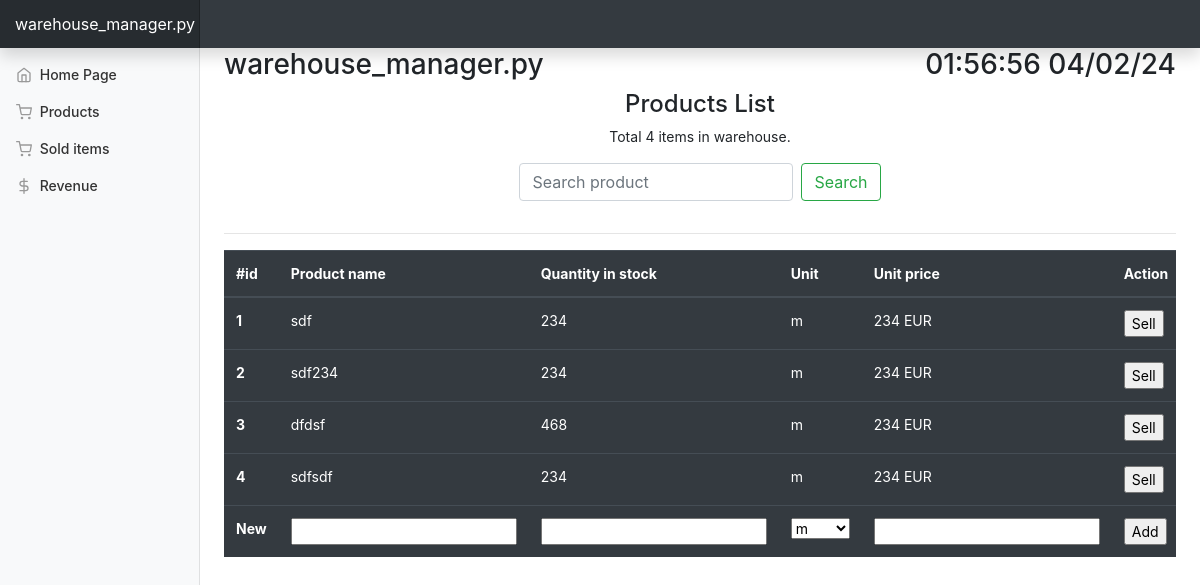
The page /products on the database as committed earlier.
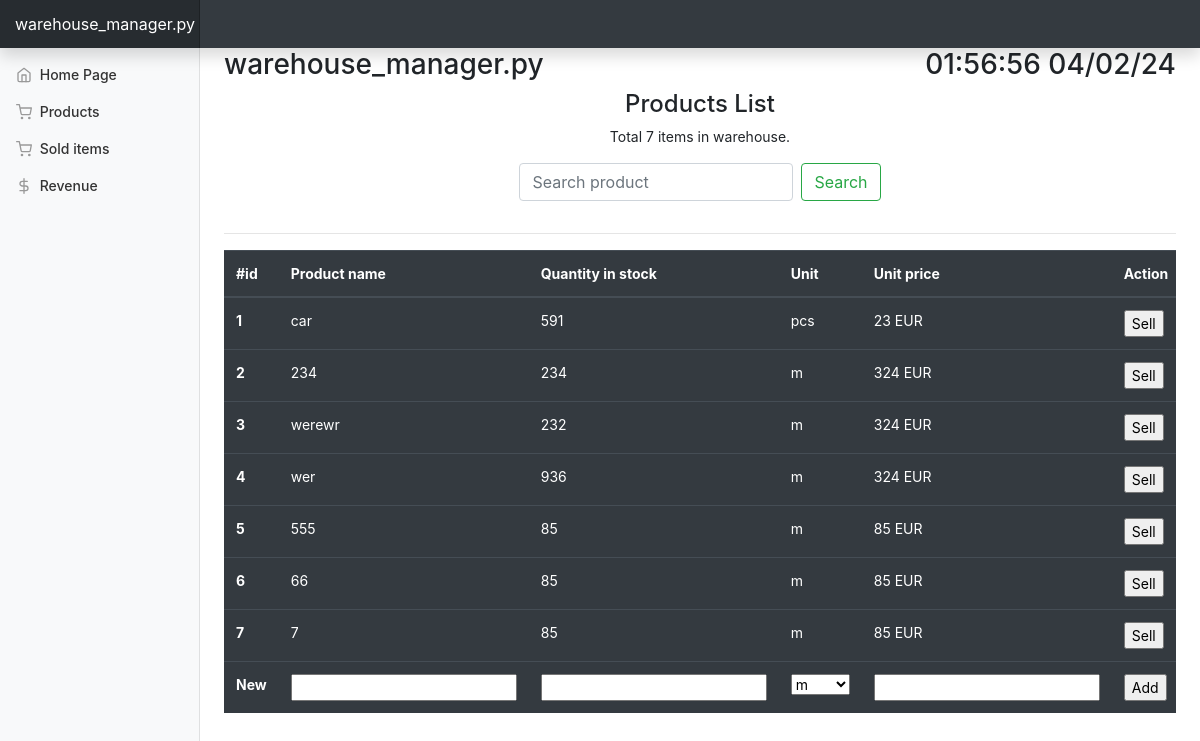
The same page on the database as committed later.
### app/models.py (models this page shows, shortened)
class Item(db.Model):
    id = db.Column(db.Integer, primary_key=True)
    name = db.Column(db.String(100), index=True, unique=True)
    quantity_in_stock = db.Column(db.Integer, index=True)
    quantity_sold = db.Column(db.Integer, index=True)
    unit = db.Column(db.String(100), index=True)
    unit_price = db.Column(db.Integer, index=True)

### app/routes.py (the view, shortened to what this page needs)
@app.route('/products', methods=["GET", "POST"])
def products_list():
    global prev_path
    prev_path = request.path
    addItemForm = ProductAddForm()
    search_query = request.args.get('search')
    if search_query:
        items = Item.query.filter(Item.name.ilike(f"%{search_query}%"),
                                  Item.quantity_in_stock > 0).all()
        items_found_count = len(items)
        items_count = len(Item.query.filter(Item.quantity_in_stock > 0).all())
    else:
        items = Item.query.filter(Item.quantity_in_stock > 0).all()
        items_count = len(items)
        items_found_count = None
    sorted_items = sorted([item if item.quantity_in_stock > 0 else None for item in items],
                          key=lambda item: item.id)
    return render_template("products_list.html",
                           date_and_time=get_current_time_and_date(),
                           form=addItemForm,
                           items=sorted_items,
                           items_found_count=items_found_count,
                           items_count=items_count,
                           search_query=search_query if search_query else None,
                           )

### app/forms.py
class ProductAddForm(FlaskForm):
    name = StringField('Name',
                       validators=[DataRequired()])
    quantity_in_stock = DecimalField('Quantity',
                            validators=[DataRequired(),
                                        NumberRange(min=0,
                                                    message=None)])
    unit = SelectField('Unit',
                       validators=[DataRequired()],
                       choices=[('m', 'm'),
                                ('kg', 'kg'),
                                ('pcs', 'pcs'),
                                ('box', 'box'),
                                ('pallet', 'pallet')])
    unit_price = DecimalField('Unit price',
                              validators=[DataRequired(),
                                          NumberRange(min=0,
                                                      message=None)])

### app/utils.py (called while the page is built)
def get_current_time_and_date():
    date_and_time = datetime.datetime.now()
    return date_and_time.strftime("%X %x")

### app/templates/products_list.html (shortened to what this page needs)
{% extends "base.html" %}
{% block content %}
<div>
  <div class="w-100 d-flex flex-column justify-content-center align-items-center">
    <h4>Products List</h4>
    <p>{% if items_count == 0 %} No items in warehouse.
       {%  elif items_count == 1 %} {{ items_count}} item in warehouse.
       {%  else %} Total {{ items_count}} items in warehouse.
       {% endif %}
    </p>
    {% if items %}
    <form class="form-inline mb-3" action="/products" method="GET">
      <input class="form-control mr-sm-2" type="text" value="{% if search_query %}{{ search_query }}{% endif %}" placeholder="Search product" aria-label="Search product" name="search">
      <button class="btn btn-outline-success" type="submit">Search</button>
    </form>
    {% endif %}
  </div>
    <hr>
  <div class="table-responsive">
    <table class="table table-dark">
      <thead>
        <tr>
          <th scope="col">#id</th>
          <th scope="col">Product name</th>
          <th scope="col">Quantity in stock</th>
          <th scope="col">Unit</th>
          <th scope="col">Unit price</th>
          <th scope="col">Action</th>
        </tr>
      </thead>
      <tbody>
        {% if items %}
        {% for item in items %}
          <tr>
            <th scope="row">{{ item.id }}</th>
            <td>{{ item.name }}</td>
            <td>{{ item.quantity_in_stock }}</td>
            <td>{{ item.unit }}</td>
            <td>{{ item.unit_price }} EUR</td>
            <td>
              <form method="GET" action="/sell/{{ item.name }}">
                <input type="submit" value="Sell">
              </form>
            </td>
          </tr>
        {% endfor %}
        {% else %}
        <div class="w-100 d-flex flex-column justify-content-center align-items-center">
          <h4>Empty. No products,</h4>
        </div>
        {% endif %}
          <form method="POST" action="/products">
            <tr>
              <th score="row">New</th>
                {% for field in form if field.widget.input_type != 'hidden' %}
                  <td>{{ field }}</td>
                {% endfor %}
                <td><input type="submit" value="Add"></td>
              </tr>
          </form>
        </tbody>
    </table>
  </div>
</div>
{% endblock %}

### app/templates/base.html (shortened to what this page needs)
<!doctype html>
<html lang="en">
  <head>
<link rel="stylesheet" href="https://stackpath.bootstrapcdn.com/bootstrap/4.4.1/css/bootstrap.min.css">
    <link rel="stylesheet" href="{{ url_for('static', filename='css/dashboard.css') }}">
  </head>
  <body>
    <nav class="navbar navbar-dark fixed-top bg-dark flex-md-nowrap p-0 shadow">
  <a class="navbar-brand col-sm-3 col-md-2 mr-0" href="/">warehouse_manager.py</a>
</nav>
<div class="container-fluid">
  <div class="row">
    <nav class="col-md-2 d-none d-md-block bg-light sidebar">
      <div class="sidebar-sticky">
        <ul class="nav flex-column">
          <li class="nav-item">
            <a class="nav-link" href="/">
              <span data-feather="home"></span>
              Home Page <span class="sr-only">(current)</span>
            </a>
          </li>
          <li class="nav-item">
            <a class="nav-link" href="{{ url_for('products_list') }}">
              <span data-feather="shopping-cart"></span>
              Products
            </a>
          </li>
          <li class="nav-item">
            <a class="nav-link" href="{{ url_for('sold_list') }}">
              <span data-feather="shopping-cart"></span>
              Sold items
            </a>
          </li>
          <li class="nav-item">
            <a class="nav-link" href="{{ url_for('show_revenue') }}">
              <span data-feather="dollar-sign"></span>
              Revenue
            </a>
          </li>
        </ul>
      </div>
    </nav>
    <main role="main" class="col-md-9 ml-sm-auto col-lg-10 px-4">
      <div class="d-flex flex-row justify-content-between align-items-center">
        <h3>warehouse_manager.py</h3>
        <h3>{{ date_and_time }}</h3>
      </div>
      {% block content %}
      {% endblock content %}
    </main>
  </div>
</div>
</body>
</html>

### static/css/dashboard.css (style rules this page uses)
body { font-size: .875rem; }
.feather { width: 16px; height: 16px; vertical-align: text-bottom; }
.sidebar { position: fixed; top: 0; bottom: 0; left: 0; z-index: 100; padding: 48px 0 0; box-shadow: inset -1px 0 0 rgba(0, 0, 0, .1); }
.sidebar-sticky { position: relative; top: 0; height: calc(100vh - 48px); padding-top: .5rem; overflow-x: hidden; overflow-y: auto; }
.sidebar .nav-link { font-weight: 500; color: #333; }
.sidebar .nav-link .feather { margin-right: 4px; color: #999; }
[role="main"] { padding-top: 133px; }
@media (min-width: 768px) { [role="main"] { padding-top: 48px; } }
.navbar-brand { padding-top: .75rem; padding-bottom: .75rem; font-size: 1rem; background-color: rgba(0, 0, 0, .25); box-shadow: inset -1px 0 0 rgba(0, 0, 0, .25); }

Rows that differ between the two databases and show on the page:
changed Item id 1: name "sdf" → "car"; quantity_in_stock "234" → "591"; unit "m" → "pcs"; unit_price "234" → "23"
changed Item id 2: name "sdf234" → "234"; unit_price "234" → "324"
changed Item id 3: name "dfdsf" → "werewr"; quantity_in_stock "468" → "232"; unit_price "234" → "324"
changed Item id 4: name "sdfsdf" → "wer"; quantity_in_stock "234" → "936"; unit_price "234" → "324"
added Item: id "5", name "555", quantity_in_stock "85", unit "m", unit_price "85"
added Item: id "6", name "66", quantity_in_stock "85", unit "m", unit_price "85"
added Item: id "7", name "7", quantity_in_stock "85", unit "m", unit_price "85"
Other text that changed with them:
{{ items_count }}: "4" → "7"
